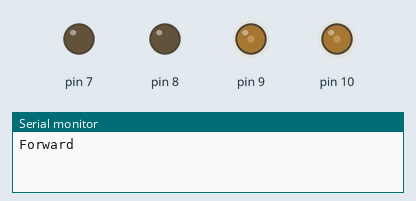
This sketch was run on a simulated Arduino Uno, built with avr-gcc and run on an emulated ATmega328P. Parts: output pins drawn as LEDs (lit = HIGH), the last lines printed to the serial monitor.

Above: at 0.05 s.
At 1.5 s:
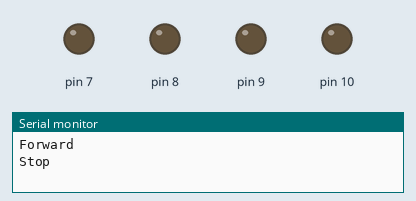
At 2.95 s:
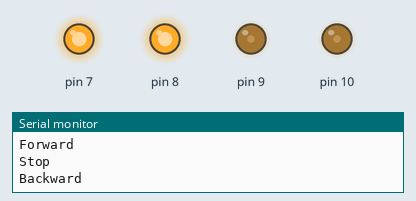
Timing chart, 0 to 6.9 s (numbered marks = the images above):
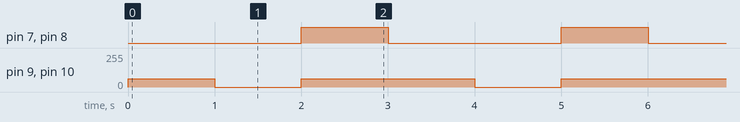

The sketch:

arduino_uno_r3_class_motor.ino
```cpp
#define M1DIR 7       // Right
#define M1PWM 9       // Right
#define M2DIR 8
#define M2PWM 10
#define RIGHT_MOTOR 0
#define LEFT_MOTOR  1


class MotorController {
  private:
    int m1_dir, m1_pwm;
    int m2_dir, m2_pwm;

  public:
    MotorController(int m1_dir, int m1_pwm, int m2_dir, int m2_pwm)
      : m1_dir(m1_dir), m1_pwm(m1_pwm), m2_dir(m2_dir), m2_pwm(m2_pwm) {}

    void begin() {
      pinMode(m1_dir, OUTPUT);
      pinMode(m1_pwm, OUTPUT);
      pinMode(m2_dir, OUTPUT);
      pinMode(m2_pwm, OUTPUT);
    }

    // motorIndex: 1 또는 2
    // speed: -400 ~ +400
    void setSpeed(int motorIndex, int speed) {
      // 범위 제한
      if (speed > 400) speed = 400;
      if (speed < -400) speed = -400;

      int dirPin, pwmPin;

      if (motorIndex == 0) {          // M1 : Right Motor
        dirPin = m1_dir;
        pwmPin = m1_pwm;
      } else if (motorIndex == 1) {   // M2 : Left Motor
        dirPin = m2_dir;
        pwmPin = m2_pwm;
      } else {
        return; // 잘못된 번호
      }

      if (speed == 0) {
        analogWrite(pwmPin, 0);
        return;
      }

      // 방향 처리
      if (speed > 0) {
        digitalWrite(dirPin, LOW);  // 정방향
      } else {
        digitalWrite(dirPin, HIGH); // 역방향
        speed = -speed;             // 절대값 변환
      }

      // PWM 값으로 변환
      int pwmValue = map(speed, 0, 400, 0, 255);
      analogWrite(pwmPin, pwmValue);
    }
};


// -----------------------------------------------
// MotorController 객체 하나만 생성
MotorController motor(M1DIR, M1PWM, M2DIR, M2PWM);

void setup() {
  Serial.begin(9600);
  motor.begin();
}

void loop() {
  Serial.println("Forward");
  motor.setSpeed(LEFT_MOTOR, 100);  // M1 정방향
  motor.setSpeed(RIGHT_MOTOR, 100);  // M2 정방향
  delay(1000);

  Serial.println("Stop");
  motor.setSpeed(LEFT_MOTOR, 0);
  motor.setSpeed(RIGHT_MOTOR, 0);
  delay(1000);

  Serial.println("Backward");
  motor.setSpeed(LEFT_MOTOR, -100); // M1 역방향
  motor.setSpeed(RIGHT_MOTOR, -100); // M2 역방향
  delay(1000);
}
```

Measured:
- by itself, pin 7, pin 8: alternates HIGH for 1.0 s and LOW for 2.0 s
- by itself, pin 9, pin 10: repeats every 3.0 s: 0/255 1.0 s, 63/255 2.0 s
